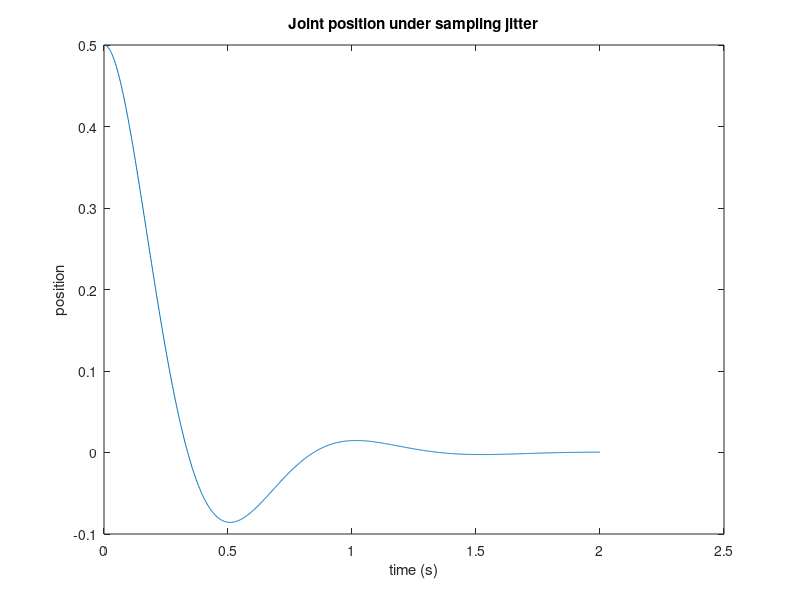

The MATLAB source for this figure:

A = [0 1; 0 -2];
B = [0; 1];

h_nom = 0.002;
jitter_max = 0.0005;

Kp = 50;
Kd = 5;

x = [0.5; 0.0];
xref = 0.0;

T = 2.0;          % total simulated time
t = 0.0;
k = 0;
log_t = [];
log_x = [];

while t < T
    pos = x(1);
    vel = x(2);
    e = xref - pos;
    u = Kp * e - Kd * vel;

    h = h_nom + (2*rand - 1)*jitter_max;
    xdot = A * x + B * u;
    x = x + h * xdot;

    t = t + h;
    k = k + 1;
    log_t(k,1) = t;
    log_x(k,1:2) = x.';
end

plot(log_t, log_x(:,1));
xlabel('time (s)'); ylabel('position');
title('Joint position under sampling jitter');
